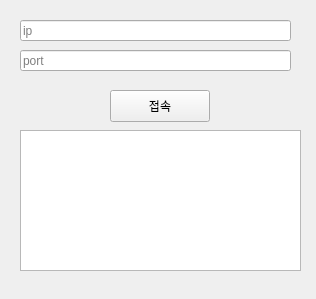
<?xml version="1.0" encoding="UTF-8"?>
<ui version="4.0">
 <class>Widget</class>
 <widget class="QWidget" name="Widget">
  <property name="geometry">
   <rect>
    <x>0</x>
    <y>0</y>
    <width>316</width>
    <height>299</height>
   </rect>
  </property>
  <property name="windowTitle">
   <string>Widget</string>
  </property>
  <widget class="QPushButton" name="connectButton">
   <property name="geometry">
    <rect>
     <x>110</x>
     <y>90</y>
     <width>100</width>
     <height>32</height>
    </rect>
   </property>
   <property name="text">
    <string>접속</string>
   </property>
  </widget>
  <widget class="QLineEdit" name="serverIP">
   <property name="geometry">
    <rect>
     <x>20</x>
     <y>20</y>
     <width>271</width>
     <height>21</height>
    </rect>
   </property>
   <property name="placeholderText">
    <string>ip</string>
   </property>
  </widget>
  <widget class="QTextEdit" name="textEdit">
   <property name="geometry">
    <rect>
     <x>20</x>
     <y>130</y>
     <width>281</width>
     <height>141</height>
    </rect>
   </property>
  </widget>
  <widget class="QLineEdit" name="serverPort">
   <property name="geometry">
    <rect>
     <x>20</x>
     <y>50</y>
     <width>271</width>
     <height>21</height>
    </rect>
   </property>
   <property name="placeholderText">
    <string>port</string>
   </property>
  </widget>
 </widget>
 <resources/>
 <connections/>
</ui>
